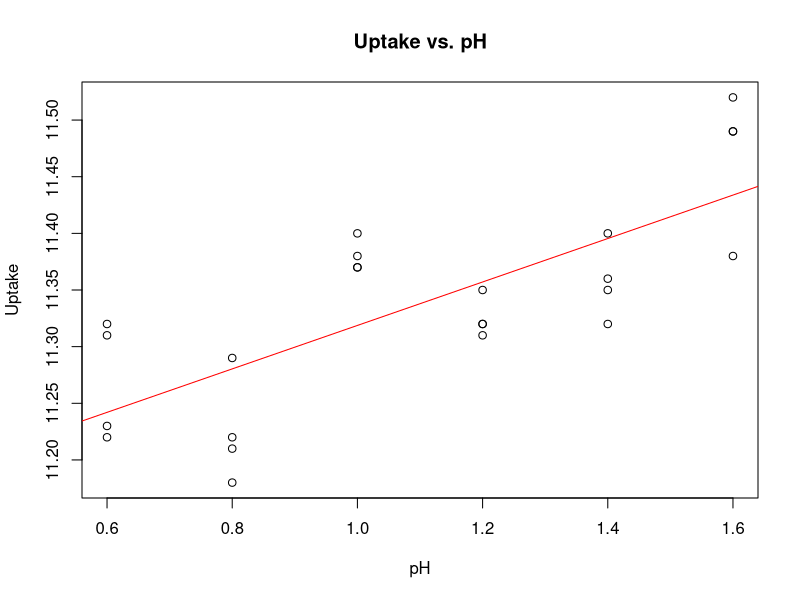
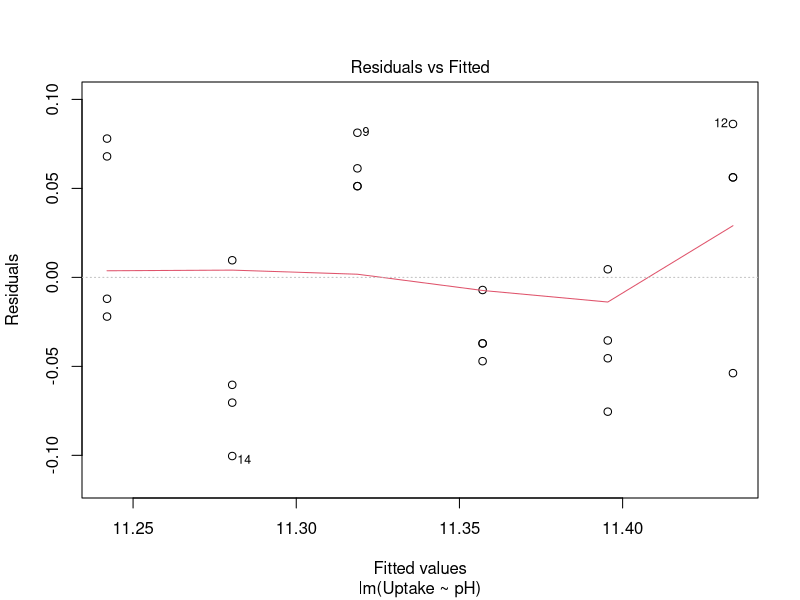
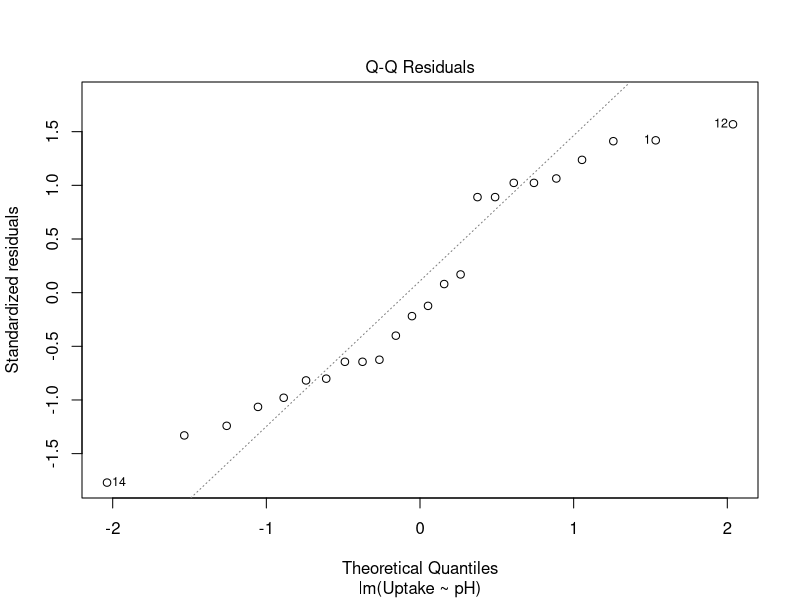
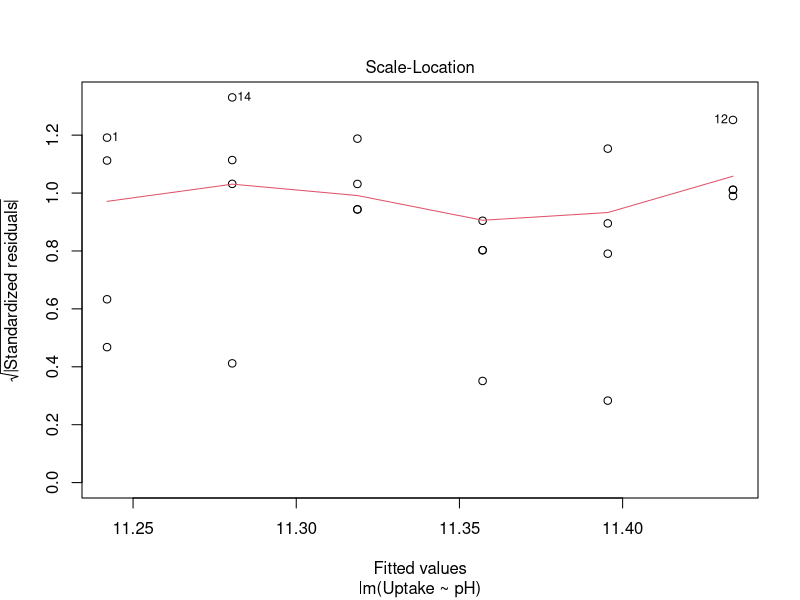
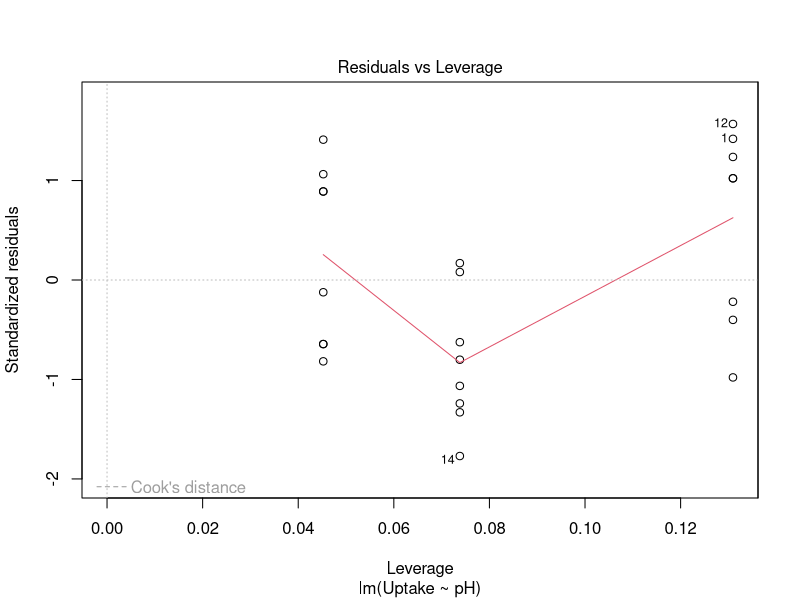
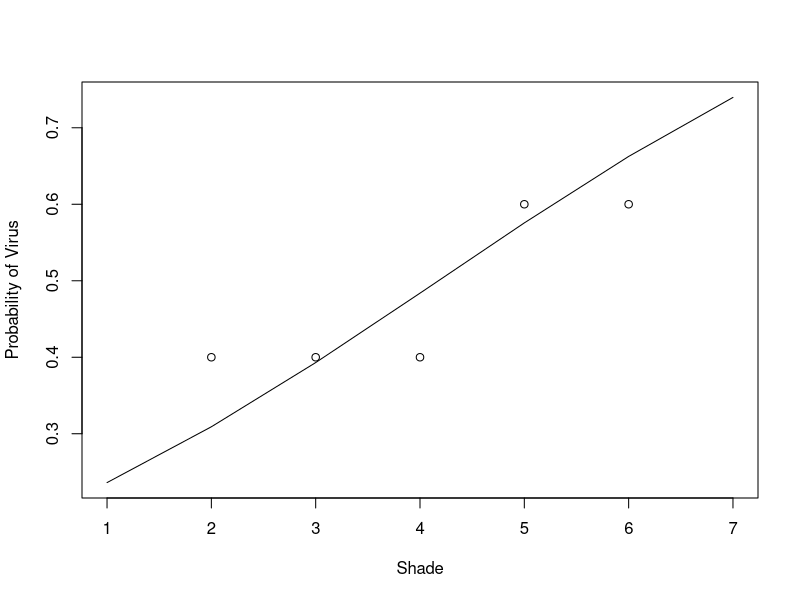

Recreate these plots in R, in order.
# . ####
# Q1.1: Is there a correlation or association between two variables? - Observations assigned to categories ####
# 1. Chi-square test of association ####
stream<-matrix(c(10,2,8,6,2,10,7,5),nrow=2)
stream
chisq.test(stream)
# 2. Cramér coefficient of association ####
# Cramér coefficient (C) is a measure from 0 (no association) to 1 (perfect association)
 x<-matrix(c(10,2,8,6),nrow=2)
 x
 a<-x[1,1]
 b<-x[1,2]
 c<-x[2,1]
 d<-x[2,2]
 e<-x[1,1]+x[1,2]
 f<-x[2,1]+x[2,2]
 g<-x[1,1]+x[2,1]
 h<-x[1,2]+x[2,2]
 phi<-( (a*d)-(b*c) )/(sqrt(e*f*g*h) )
phi
# 3. Phi coefficient of association ####
# This is a special case of the Cramér coefficient for 2×2 tables
# . ####
# Q1.2: Is there a correlation or association between two variables? - Observations assigned a value ####
# 4. ‘Standard’ correlation (Pearson’s product-moment correlation) (cont, normal) ####
# aka bivariate normal distribution

data <- data.frame(
  Pair = 1:6,
  Female = c(17.1, 18.5, 19.7, 16.2, 21.3, 19.6),
  Male = c(16.5, 17.4, 17.3, 16.8, 19.5, 18.3)
)

# Calculate correlation coefficient
correlation <- cor(data$Female, data$Male)

# Calculate coefficient of determination (R-squared)
r_squared <- correlation^2

# Print results
cat("Correlation coefficient:", correlation, "\n")
cat("Coefficient of determination (R-squared):", r_squared * 100, "%\n")

cor(data)
cor.test(data$Female,data$Male)


# 5. Spearman’s rank-order correlation ####
# This is one of two commonly used non-parametric equivalents of the Pearson’s product-moment correlation.
# The statistic it gives is called rs and ranges from −1 through 0 to 1, indicating perfect
# negative correlation, no correlation and perfect positive correlation, respectively.


Female <- c(17.1, 18.5, 19.7, 16.2, 21.3, 19.6)
Male <- c(16.5, 17.4, 17.3, 16.8, 19.5, 18.3)

# Calculate Spearman's rank correlation
spearman_correlation <- cor(Female, Male, method = "spearman")
print(spearman_correlation) 

# Perform Spearman's rank correlation test
spearman_test <- cor.test(Female, Male, method = "spearman") 
print(spearman_test)

# Demonstrate equivalence to Pearson correlation on ranks
pearson_on_ranks <- cor(rank(Female), rank(Male))
print(pearson_on_ranks)
# 6. Kendall rank-order correlation ####

   cor(Female,Male,method="k")

 cor.test(Female,Male,method="kendall")
# => Regression (cause & effect) ####
# . ####
# Q2: Is there a cause-and-effect relationship between two variables? ####
# 7. ‘Standard’ linear regression ####
 
 pH <- c(0.6, 0.8, 1.0, 1.2, 1.4, 1.6)
 Uptake <- c(
   11.32, 11.29, 11.37, 11.32, 11.32, 11.49,
   11.31, 11.22, 11.40, 11.31, 11.36, 11.52,
   11.22, 11.18, 11.38, 11.35, 11.40, 11.38,
   11.23, 11.21, 11.37, 11.32, 11.35, 11.49
 )
 
 # Create a data frame
 data <- data.frame(pH, Uptake)
 
 # Fit the linear regression model
 model <- lm(Uptake ~ pH, data = data)
 
 # Summarize the model
 summary(model)
 
 # Plot the data and regression line
 plot(Uptake ~ pH, data = data, main = "Uptake vs. pH")
 abline(model, col = "red") 
 
 # Diagnostic plots
 plot(model)

# + Kendall robust line-fit method ####
# simple non-parametric test
# ! 8. Logistic regression ####
 
 Shade <- c(1, 2, 3, 4, 5, 6, 7)
 Plants_with_virus <- c(2, 4, 4, 4, 6, 6, 8)
 Plants_without_virus <- c(8, 6, 6, 6, 4, 4, 2)
 
 # Create a data frame
 data <- data.frame(Shade, Plants_with_virus, Plants_without_virus)
 
 # Calculate the proportion of plants with virus
 data$Virus <- data$Plants_with_virus / (data$Plants_with_virus + data$Plants_without_virus)
 
 # Fit the logistic regression model
 model <- glm(Virus ~ Shade, family = binomial(link = "logit"), data = data)
 
 # Summarize the model
 summary(model)
 
 # Plot the fitted probabilities
 plot(Shade, fitted(model), type = "l", xlab = "Shade", ylab = "Probability of Virus")
 points(Shade, data$Virus)
 
 
# + Model II regression ####
# + Polynomial, cubic and quadratic regression ####
# . #### 
# Q3: Tests for more than two variables - Test of association ####
# 9. Analysis of covariance (ANCOVA) ####
# hybrid between ANOVA and linear regression
 
 Species <- factor(c(rep(1, 6), rep(2, 6)))
 Temp <- c(10.1, 12.2, 13.5, 11.2, 10.2, 9.8, 
           14.1, 12.3, 9.5, 11.6, 10.1, 9.4)
 BPM <- c(89.0, 94.8, 99.6, 93.8, 91.0, 89.2, 
          104.5, 103.6, 91.1, 99.6, 99.1, 88.7)
 
 # Create a data frame
 data <- data.frame(Species, Temp, BPM)
 
 # Perform ANOVA using aov()
 aov_model <- aov(BPM ~ Species + Temp, data = data) 
 summary(aov_model)
 
 # Perform ANOVA using lm()
 lm_model <- lm(BPM ~ Species + Temp, data = data)
 summary(lm_model)

# + Multiple regression, stepwise regression #### 
 
 
 